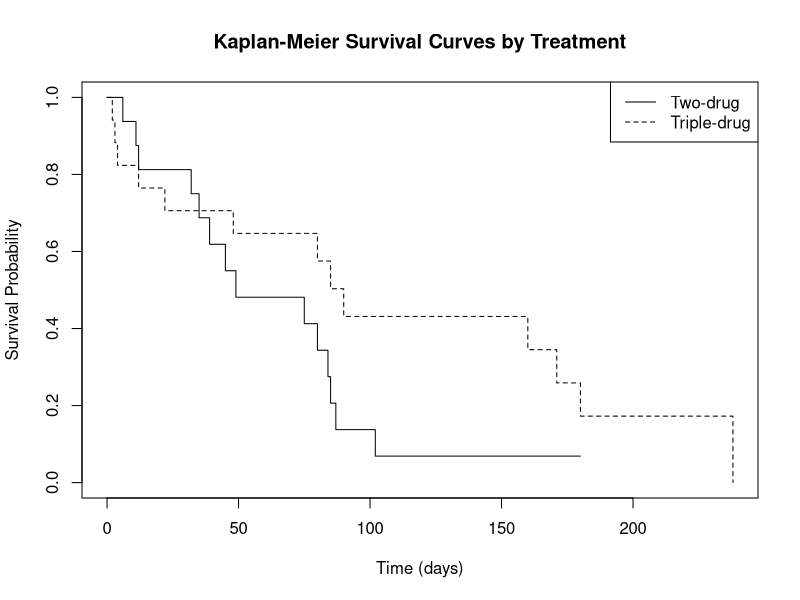
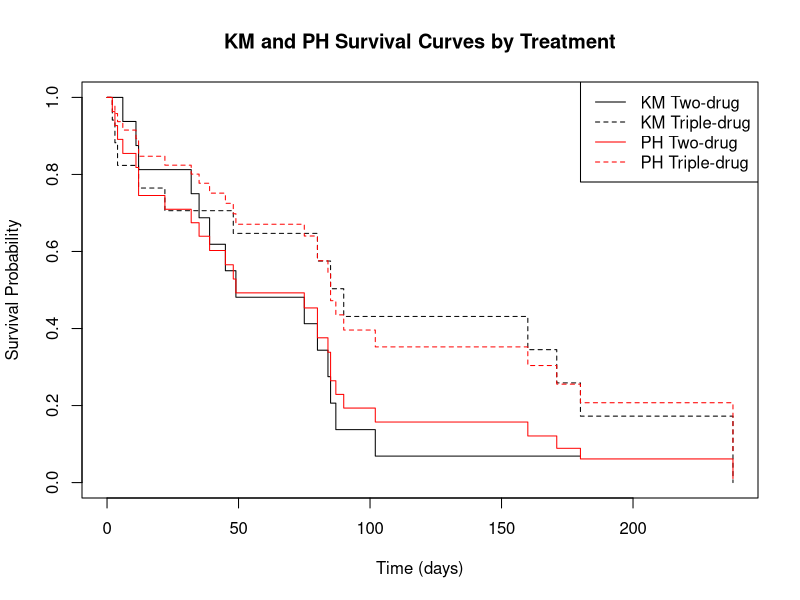
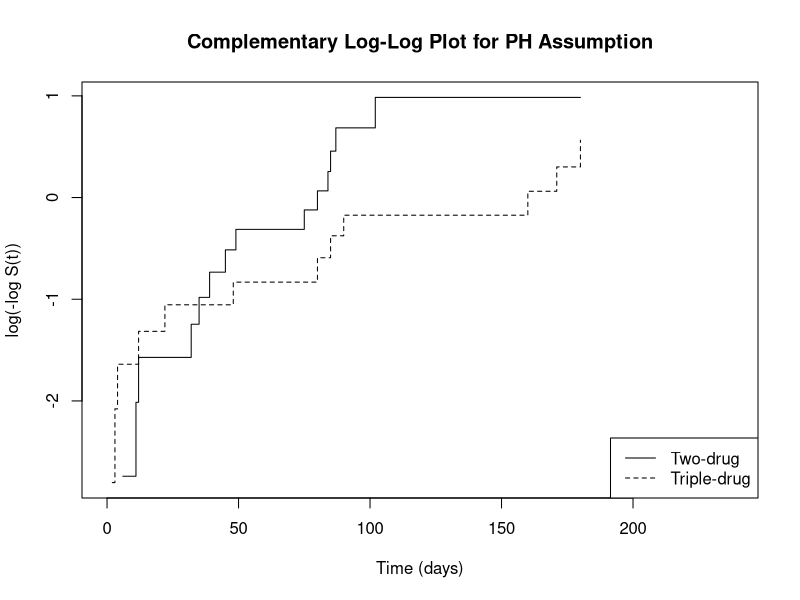
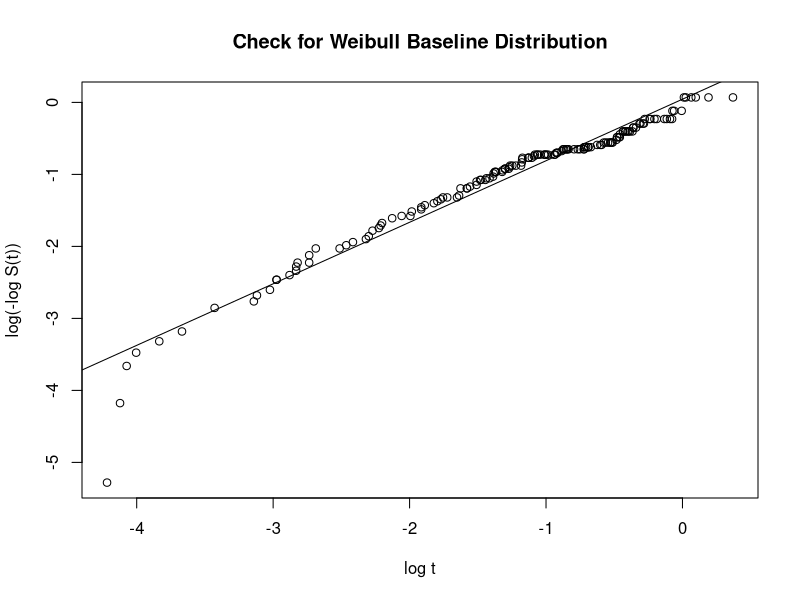

The R script that drew these images, in order:
#install.packages("survival")

# Q1(a):
library(survival)
two_times <- c(85, 32, 38, 45, 4, 84, 49, 180, 87, 75, 102, 39, 12, 11, 80, 35, 6)
two_status <- c(1, 1, 0, 1, 0, 1, 1, 0, 1, 1, 1, 1, 1, 1, 1, 1, 1)  
triple_times <- c(22, 2, 48, 85, 160, 238, 56, 94, 51, 12, 171, 80, 180, 4, 90, 180, 3)
triple_status <- c(1, 1, 1, 1, 1, 1, 0, 0, 0, 1, 1, 1, 1, 1, 1, 0, 1)  
data_q1 <- data.frame(
  time = c(two_times, triple_times),
  status = c(two_status, triple_status),
  treatment = factor(c(rep("Two-drug", length(two_times)), rep("Triple-drug", length(triple_times))),
                     levels = c("Two-drug", "Triple-drug"))
)
data_q1$treatment <- relevel(data_q1$treatment, ref = "Two-drug")
km_fit <- survfit(Surv(time, status) ~ treatment, data = data_q1)
plot(km_fit, 
     lty = c(1, 2),  
     xlab = "Time (days)", 
     ylab = "Survival Probability", 
     main = "Kaplan-Meier Survival Curves by Treatment")
legend("topright", 
       legend = c("Two-drug", "Triple-drug"), 
       lty = c(1, 2))

# Q1(b)
summary_120 <- summary(km_fit, times = 120)
two_drug_ci <- summary_120$lower[1] 
two_drug_survival <- summary_120$surv[1]  
two_drug_upper <- summary_120$upper[1]  
triple_drug_ci <- summary_120$lower[2]
triple_drug_survival <- summary_120$surv[2]
triple_drug_upper <- summary_120$upper[2]
cat("Two-drug: 95% CI for S(120) = [", two_drug_ci, ", ", two_drug_upper, "]\n")
cat("Triple-drug: 95% CI for S(120) = [", triple_drug_ci, ", ", triple_drug_upper, "]\n")

# Q1(c)
cox_model <- coxph(Surv(time, status) ~ treatment, data = data_q1)
summary(cox_model)
plot(km_fit, lty = c(1, 2), col = "black", xlab = "Time (days)", 
     ylab = "Survival Probability", main = "KM and PH Survival Curves by Treatment")
ph_two <- survfit(cox_model, newdata = data.frame(treatment = "Two-drug"))
lines(ph_two, lty = 1, col = "red", conf.int = FALSE)
ph_triple <- survfit(cox_model, newdata = data.frame(treatment = "Triple-drug"))
lines(ph_triple, lty = 2, col = "red", conf.int = FALSE)
legend("topright", legend = c("KM Two-drug", "KM Triple-drug", "PH Two-drug", "PH Triple-drug"), 
       lty = c(1, 2, 1, 2), col = c("black", "black", "red", "red"))

# Q1(d)
logmlog <- function(x) { log(-log(x)) }
plot(km_fit, fun = logmlog, conf.int = FALSE,
     xlab = "Time (days)", ylab = "log(-log S(t))",
     main = "Complementary Log-Log Plot for PH Assumption",
     lty = c(1, 2))
legend("bottomright", legend = c("Two-drug", "Triple-drug"), lty = c(1, 2))






# Q2(a)
drs <- read.csv("DRS.csv")
full_model_2a <- coxph(Surv(time, status) ~ treatment + age + riskgp, data = drs)
summary(full_model_2a)
back_model_1_2a <- coxph(Surv(time, status) ~ treatment + riskgp, data = drs)
summary(back_model_1_2a)
back_model_2_2a <- coxph(Surv(time, status) ~ age + treatment, data = drs)
summary(back_model_2_2a)
final_model_2a <- step(full_model_2a, direction = "backward")
summary(final_model_2a)

# Q2(b)
event_times <- drs$time[drs$status == 1]
counts <- table(event_times)
tied_list <- counts[counts > 1]
print(tied_list)
mod_exact_2b <- coxph(final_model_2a$formula, data = drs, ties = "exact")
mod_efron_2b <- coxph(final_model_2a$formula, data = drs, ties = "efron")
summary(mod_exact_2b)
summary(mod_efron_2b)

# Q2(c)
drs$treatment <- factor(drs$treatment, levels = c("laser", "placebo"))  
aft_model <- survreg(Surv(time, status) ~ treatment + riskgp, data = drs, dist = "weibull")
summary(aft_model)  
confint(aft_model)[c("treatmentplacebo", "riskgp"), ]  

scaled <- drs$time / exp(predict(aft_model, type = "lp"))
S <- survfit(Surv(scaled, drs$status) ~ 1)
plot(log(S$time), log(-log(S$surv)), 
     xlab = "log t", ylab = "log(-log S(t))", 
     main = "Check for Weibull Baseline Distribution")
abline(lm(log(-log(S$surv)) ~ log(S$time)))
